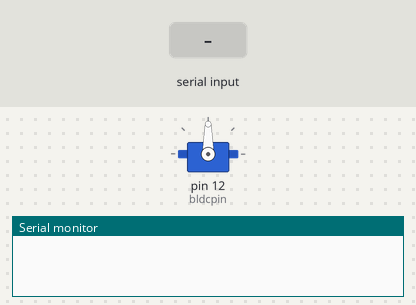
The sketch below on a simulated Arduino Uno, built with avr-gcc and run on an emulated ATmega328P. On the bench: servo, the last lines printed to the serial monitor. The inputs (shaded band) are chosen by the test bench.

Above: at 1.2 s.
1.3 s: "90,45\n" received over Serial
At 2.6 s:
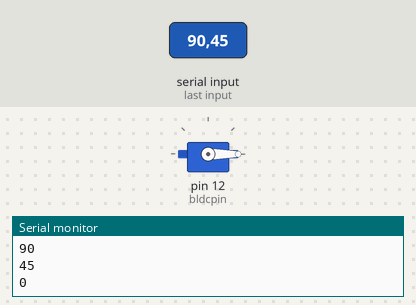
Timing chart, 0 to 4.3 s (numbered marks = the images above; inputs shaded):
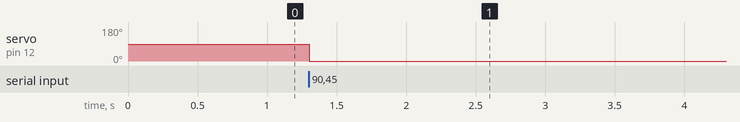

Measured:
- after the input at 1.3 s, servo on pin 12 (bldcpin): 90° → 0° at once

The sketch:

bldctest.ino
```cpp
#include<Servo.h>
Servo bldc;
//Servo bldc2;
int bldcpin = 12;//5,12
int bldc2p = 5;
//DONO 1600 PE START HOTA HAI
int val;
//int val2;
void setup() {
  // put your setup code here, to run once:
  bldc.attach(bldcpin,800,3000);
  delay(5);
  //bldc2.attach(bldc2p, 800, 2000);
  delay(5);
  Serial.begin(9600);
}
//int base = 600;
void loop() {
  // put your main code here, to run repeatedly:
  while (Serial.available())
  { val = Serial.parseInt();
    bldc.writeMicroseconds(val);
    delay(5);
   // bldc2.writeMicroseconds(val+10);
    delay(5);
  Serial.println(val);
  }
}
```
